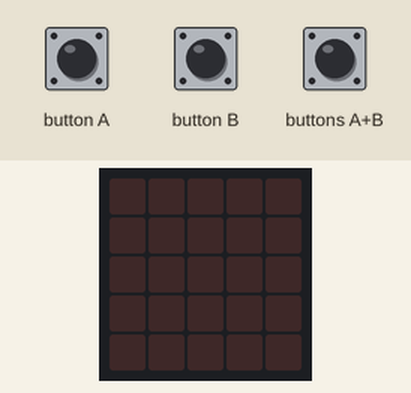
Simulated run of this program. Board: BBC micro:bit running MicroPython. On the bench: the board's 5×5 LED display. Inputs (shaded band) come from the test bench.

Above: at 1.2 s.
1.3 s: button B pressed for 0.15 s
At 1.8 s:
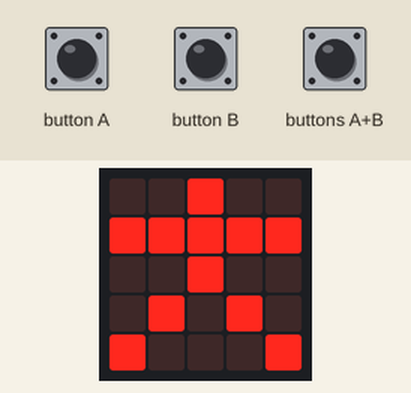
4.4 s: button A pressed for 1 s
At 6.5 s:
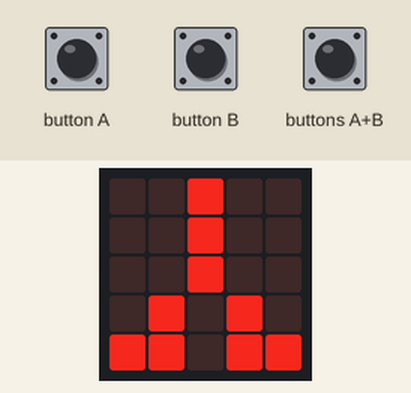
7.3 s: buttons A+B pressed for 3.2 s
At 11.7 s:
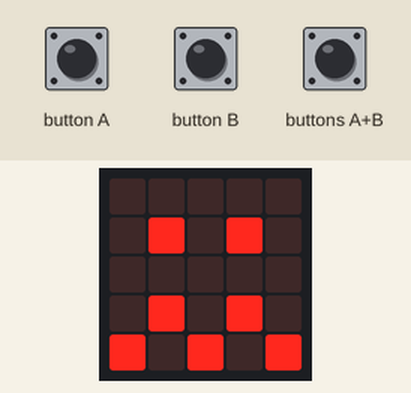
12.0 s: buttons A+B pressed for 0.15 s
At 12.4 s:
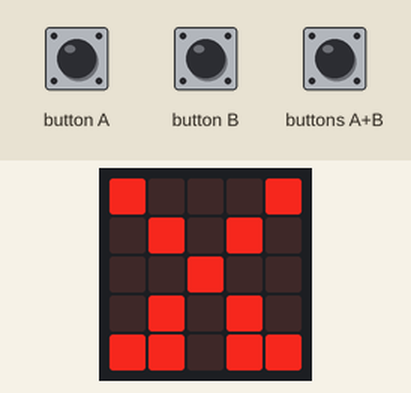
15.1 s: buttons A+B pressed for 1 s
At 16.3 s:
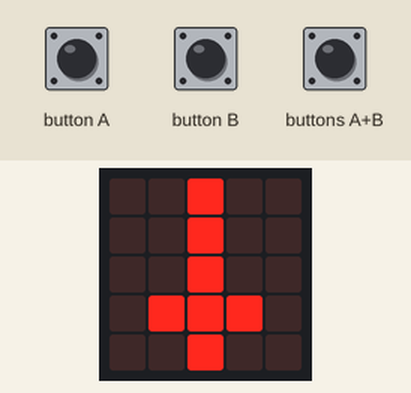
Timing chart, 0 to 18.1 s (numbered marks = the images above; inputs shaded):
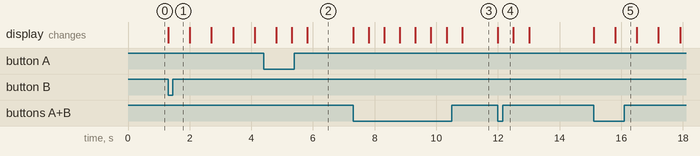

The program:

Interactive_Badge.py
```python
# Docs - https://microbit-micropython.readthedocs.io/en/v2-docs/tutorials/images.html
from microbit import *

#Stuff to run once at the beggining
happy = Image(
            "08080:"
            "00800:"
            "80008:"
            "08080:"
            "00800:")
confused = Image.CONFUSED
sequenceA_B = [happy, confused]

sicsorseOpen = Image(
            "80008:"
            "08080:"
            "00800:"
            "08080:"
            "88088:")
strin = Image(
       "80808:"
        "08080:"
        "00800:"
        "08080:"
        "88088:")

closedScisors = Image(
            "00800:"
            "00800:"
            "00800:"
            "08080:"
            "88088:")

sequenceA = [sicsorseOpen, strin, closedScisors]

sequenceB = [Image.STICKFIGURE,Image.SWORD,Image.SKULL,Image.GHOST,Image.GIRAFFE]

#Stuff to run repeatedly
while True:
    if button_a.is_pressed() and button_b.is_pressed():
        display.show(sequenceA_B, delay=500)
    elif button_a.is_pressed():
        display.show(sequenceA, delay=500)
    elif button_b.is_pressed():
        display.show(sequenceB, delay=700)
```

Measured:
- after the input at 1.3 s, the display: changes at once (image 1)
- after the input at 4.4 s, the display: first changes after 0.41 s (image 2 shows a later state)
- after the input at 7.3 s, the display: first changes at once (image 3 shows a later state)
- after the input at 12.0 s, the display: changes at once (image 4)
- after the input at 15.1 s, the display: first changes at once (image 5 shows a later state)
